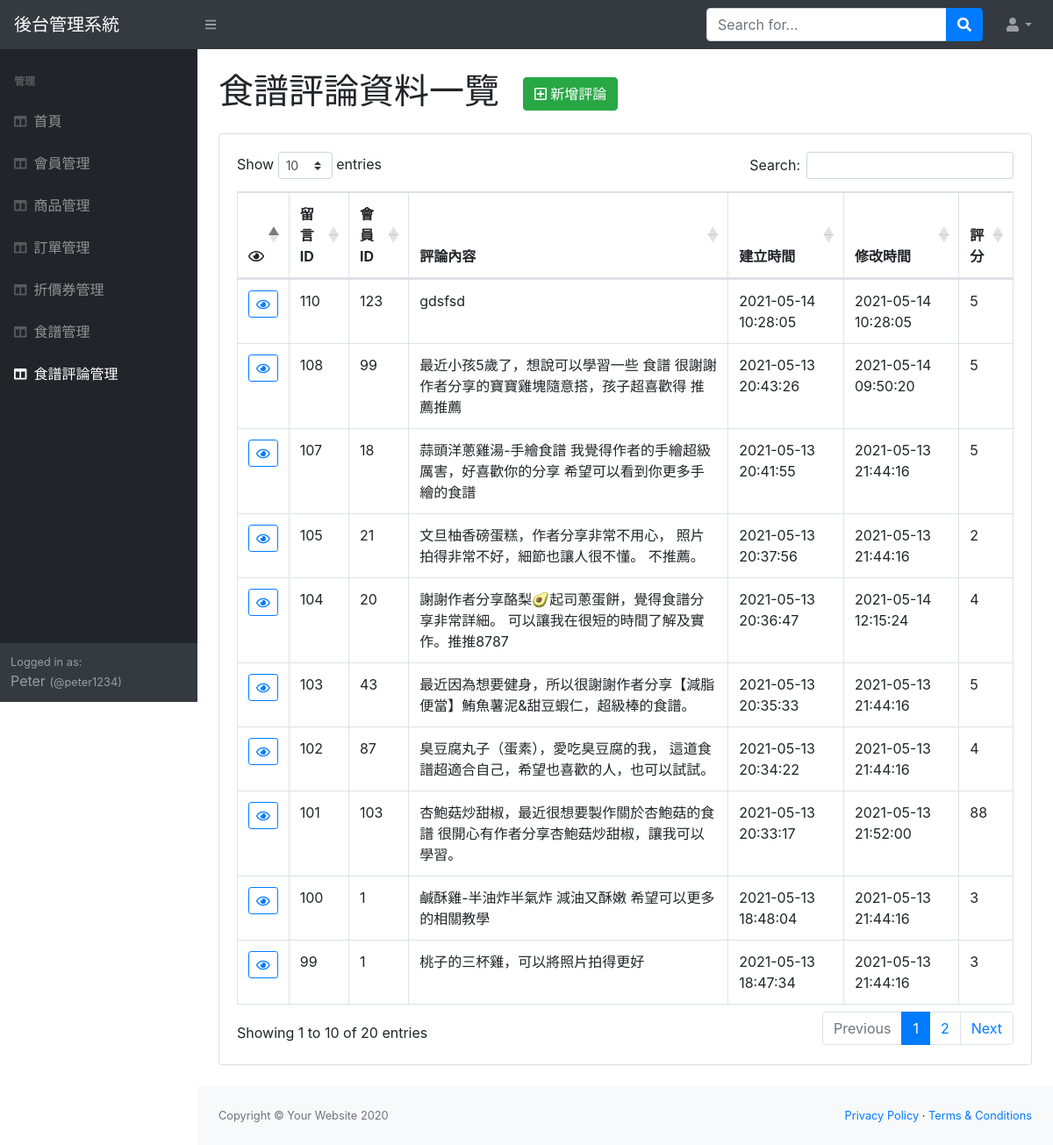
Screenshot of /recipe_review_list.php (signed in) with the database file from the repository.
### tables this page shows
CREATE TABLE `recipe_reviews` (
  `review_id` int NOT NULL COMMENT '評論ID',
  `recipe_id` int NOT NULL COMMENT '食譜ID',
  `member_id` int DEFAULT NULL COMMENT '會員ID',
  `content` text COMMENT '內容',
  `rating` int NOT NULL COMMENT '評分',
  `created_time` datetime NOT NULL DEFAULT CURRENT_TIMESTAMP COMMENT '建立時間',
  `modified_time` datetime NOT NULL DEFAULT CURRENT_TIMESTAMP ON UPDATE CURRENT_TIMESTAMP COMMENT '修改時間'
);

### recipe_review_list.php (the view, shortened to what this page needs)
<?php
    require "utils/db_connect_mysqli.php";
    $sql = "SELECT * FROM recipe_reviews ORDER BY review_id DESC";
    $result = $conn->query($sql);
?>
<!DOCTYPE html>
<html lang="en">
    <head>
        <?php require 'includes/head.php'; ?>
        <link href="https://cdn.datatables.net/1.10.20/css/dataTables.bootstrap4.min.css" rel="stylesheet" />
    </head>
    <body class="sb-nav-fixed">
        <?php require 'includes/topnav.php'; ?>
        <div id="layoutSidenav">
            <div id="layoutSidenav_nav">
                <?php require 'includes/sidenav.php'; ?>
            </div>
            <div id="layoutSidenav_content">
                <main>
                    <div class="container-fluid">
                        <h1 class="my-4">食譜評論資料一覽
                            <a href="recipe_review_new.php" class="btn btn-success ml-3">
                                <i class="far fa-plus-square"></i>
                                新增評論
                            </a>
                        </h1>
                        <div class="card mb-4">
                            <div class="card-body">
                                <div class="table-responsive">
                                    <?php if ($result->num_rows > 0): ?>
                                        <table class="table table-bordered" id="dataTable" width="100%" cellspacing="0">
                                            <thead>
                                                <tr>
                                                    <th><i class="far fa-eye"></i></th>
                                                    <th>留言ID</th>
                                                    <th>會員ID</th>
                                                    <th>評論內容</th>
                                                    <th>建立時間</th>
                                                    <th>修改時間</th>
                                                    <th>評分</th>
                                                </tr>
                                            </thead>
                                            <tbody>
                                                <?php while ($row = $result->fetch_assoc()): ?>
                                                    <tr>
                                                        <td>
                                                            <a
                                                                href="recipe_review_view.php?review_id=<?= $row["review_id"] ?>"
                                                                class="btn btn-outline-primary btn-sm text-nowrap"
                                                            >
                                                                <i class="far fa-eye"></i>
                                                            </a>
                                                        </td>
                                                        <td><?= $row["review_id"] ?></td>
                                                        <td><?= $row["member_id"] ?></td>
                                                        <td><?= $row["content"] ?></td>
                                                        <td><?= $row["created_time"] ?></td>
                                                        <td><?= $row["modified_time"] ?></td>
                                                        <td><?= $row["rating"] ?></td>
                                                    </tr>
                                                <?php endwhile; ?>
                                            </tbody>
                                        </table>
                                    <?php else: ?>
                                        目前沒有資料
                                    <?php endif; ?>
                                </div>
                            </div>
                        </div>
                    </div>
                </main>
                <?php require 'includes/footer.php'; ?>
            </div>
        </div>
    </body>
</html>

### rows the page displays
recipe_reviews: review_id "110", member "123", content "gdsfsd", created_time "2021-05-14 10:28:05", modified_time "2021-05-14 10:28:05", rating "5"
recipe_reviews: review_id "108", member "99", content "最近小孩5歲了，想說可以學習一些 食譜 很謝謝作者分享的寶寶雞塊隨意搭，孩子超喜歡得 推薦推薦", created_time "2021-05-13 20:43:26", modified_time "2021-05-14 09:50:20", rating "5"
recipe_reviews: review_id "107", member "18", content "蒜頭洋蔥雞湯-手繪食譜 我覺得作者的手繪超級厲害，好喜歡你的分享 希望可以看到你更多手繪的食譜", created_time "2021-05-13 20:41:55", modified_time "2021-05-13 21:44:16", rating "5"
recipe_reviews: review_id "105", member "21", content "文旦柚香磅蛋糕，作者分享非常不用心， 照片拍得非常不好，細節也讓人很不懂。 不推薦。", created_time "2021-05-13 20:37:56", modified_time "2021-05-13 21:44:16", rating "2"
recipe_reviews: review_id "104", member "20", content "謝謝作者分享酪梨🥑起司蔥蛋餅，覺得食譜分享非常詳細。 可以讓我在很短的時間了解及實作。推推8787", created_time "2021-05-13 20:36:47", modified_time "2021-05-14 12:15:24", rating "4"
recipe_reviews: review_id "103", member "43", content "最近因為想要健身，所以很謝謝作者分享【減脂便當】鮪魚薯泥&甜豆蝦仁，超級棒的食譜。", created_time "2021-05-13 20:35:33", modified_time "2021-05-13 21:44:16", rating "5"
recipe_reviews: review_id "102", member "87", content "臭豆腐丸子（蛋素），愛吃臭豆腐的我， 這道食譜超適合自己，希望也喜歡的人，也可以試試。", created_time "2021-05-13 20:34:22", modified_time "2021-05-13 21:44:16", rating "4"
recipe_reviews: review_id "101", member "103", content "杏鮑菇炒甜椒，最近很想要製作關於杏鮑菇的食譜 很開心有作者分享杏鮑菇炒甜椒，讓我可以學習。", created_time "2021-05-13 20:33:17", modified_time "2021-05-13 21:52:00", rating "88"
recipe_reviews: review_id "100", member "1", content "鹹酥雞-半油炸半氣炸 減油又酥嫩 希望可以更多的相關教學", created_time "2021-05-13 18:48:04", modified_time "2021-05-13 21:44:16", rating "3"
recipe_reviews: review_id "99", member "1", content "桃子的三杯雞，可以將照片拍得更好", created_time "2021-05-13 18:47:34", modified_time "2021-05-13 21:44:16", rating "3"

### other values shown
$websiteTitle "後台管理系統"
$title "首頁"
$title "會員管理"
$title "商品管理"
$title "訂單管理"
$title "折價券管理"
$title "食譜管理"
$title "食譜評論管理"
$_SESSION['login']['name'] "Peter"
$_SESSION['login']['username'] "peter1234"
